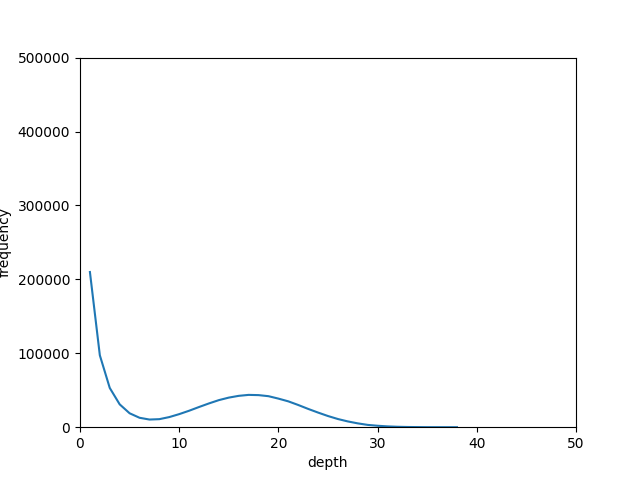

The script that saved this image:
import numpy as np
import matplotlib.pyplot as plt

lines = open('grammar_data.txt').read().strip().split('\n')
pairs = [[s for s in l.split('\t')] for l in lines]
depths = []
frequency = {}
for pair in pairs:
    depth = []
    for i in pair[1].split(','):
        depth.append(int(i))
    depths.append(max(depth))

for i in depths:
    count = frequency.get(i, 0)
    frequency[i] = count + 1

frequency_list = frequency.keys()

y = []
for i in frequency_list:
    print(i, frequency[i])
    y.append(frequency[i])

fig = plt.figure()
ax = fig.add_subplot(1, 1, 1)

ax.set_xlim([0, 50])
ax.set_ylim([0, 500000])

ax.set_xlabel("depth")
ax.set_ylabel("frequency")

plt.plot(frequency_list, y)

plt.savefig('depth.png')
